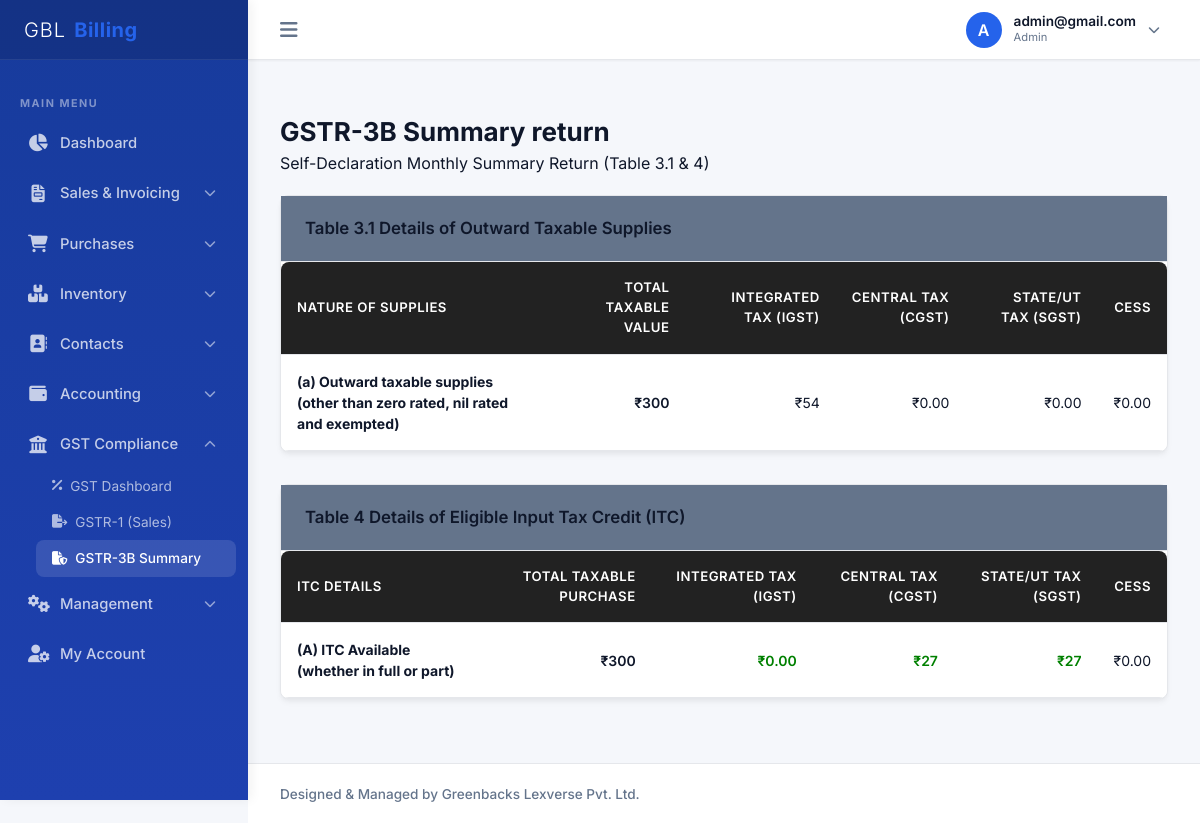
Screenshot of /company/gst/gstr3b/ (signed in) with the database file from the repository.
### billing/models.py (models this page shows, shortened)
class CustomUser(AbstractUser):
    ROLE_CHOICES = [
        ('SUPERADMIN', 'System Superadmin'),  # For Admin Panel Owner
        ('ADMIN', 'Company Admin'),           # Company Owner
        ('ACCOUNTANT', 'Accountant'),
        ('BILLING_STAFF', 'Billing Staff'),
        ('SALES_STAFF', 'Sales Staff'),
        ('INVENTORY_STAFF', 'Inventory Staff'),
    ]
    company = models.ForeignKey(Company, on_delete=models.CASCADE, null=True, blank=True, related_name='users')
    role = models.CharField(max_length=20, choices=ROLE_CHOICES, default='ADMIN')
    mobile = models.CharField(max_length=15, blank=True, null=True)
    profile_photo = models.ImageField(upload_to='profile_photos/', blank=True, null=True)
    updated_at = models.DateTimeField(auto_now=True, null=True)
    def get_profile_photo_url(self):
        if self.profile_photo:
            try:
                timestamp = int(self.updated_at.timestamp()) if self.updated_at else 1
                return f"{self.profile_photo.url}?v={timestamp}"
            except Exception:
                return self.profile_photo.url
        return None

### billing/views.py (the view)
# urls.py: path('company/gst/gstr3b/', views.GSTR3BView.as_view(), name='gst_report_gstr3b'),
class GSTR3BView(CompanyRequiredMixin, TemplateView):
    template_name = 'company/gst_report_gstr3b.html'
    def get_context_data(self, **kwargs):
        context = super().get_context_data(**kwargs)
        company = self.request.user.company
        sales = GSTTransaction.objects.filter(
            company=company,
            transaction_type__in=['SALES', 'CREDIT_NOTE'],
            is_cancelled=False
        ).aggregate(
            val=Sum('taxable_value'), cgst=Sum('cgst_amount'), sgst=Sum('sgst_amount'), igst=Sum('igst_amount')
        )
        context['sales_val'] = sales['val'] or Decimal('0.00')
        context['sales_cgst'] = sales['cgst'] or Decimal('0.00')
        context['sales_sgst'] = sales['sgst'] or Decimal('0.00')
        context['sales_igst'] = sales['igst'] or Decimal('0.00')
        purchases = GSTTransaction.objects.filter(
            company=company,
            transaction_type__in=['PURCHASE', 'DEBIT_NOTE'],
            is_cancelled=False
        ).aggregate(
            val=Sum('taxable_value'), cgst=Sum('cgst_amount'), sgst=Sum('sgst_amount'), igst=Sum('igst_amount')
        )
        context['itc_val'] = purchases['val'] or Decimal('0.00')
        context['itc_cgst'] = purchases['cgst'] or Decimal('0.00')
        context['itc_sgst'] = purchases['sgst'] or Decimal('0.00')
        context['itc_igst'] = purchases['igst'] or Decimal('0.00')
        return context

### billing/mixins.py (called while the page is built)
    def dispatch(self, request, *args, **kwargs):
        if not request.user.is_authenticated:
            return self.handle_no_permission()
        if request.user.role == 'SUPERADMIN':
            raise PermissionDenied("System Superadmins cannot access Company Panel.")
        if not request.user.company or not request.user.company.is_active:
            raise PermissionDenied("You do not belong to an active business account.")
        company = request.user.company
        if company.subscription_status == 'SUSPENDED':
            raise PermissionDenied("Your business subscription is suspended. Please contact admin.")
        return super().dispatch(request, *args, **kwargs)

### templates/company/gst_report_gstr3b.html (shortened to what this page needs)
{% extends 'base_company.html' %}
{% block sub_gstr3b %}sub-item-active{% endblock %}
{% block content %}
<div class="page-header">
    <div>
        <h1 class="page-title">GSTR-3B Summary return</h1>
        <p style="color: var(--muted-foreground);">Self-Declaration Monthly Summary Return (Table 3.1 & 4)</p>
    </div>
</div>
<div class="card-container" style="margin-bottom: 2rem;">
    <div class="card-header" style="background-color: var(--muted);"><h3 class="card-title">Table 3.1 Details of Outward Taxable Supplies</h3></div>
    <div class="table-responsive">
        <table class="custom-table">
            <thead>
                <tr>
                    <th>Nature of Supplies</th>
                    <th style="text-align: right;">Total Taxable Value</th>
                    <th style="text-align: right;">Integrated Tax (IGST)</th>
                    <th style="text-align: right;">Central Tax (CGST)</th>
                    <th style="text-align: right;">State/UT Tax (SGST)</th>
                    <th style="text-align: right;">Cess</th>
                </tr>
            </thead>
            <tbody>
                <tr>
                    <td><strong>(a) Outward taxable supplies (other than zero rated, nil rated and exempted)</strong></td>
                    <td style="text-align: right; font-weight: 600;">₹{{ sales_val }}</td>
                    <td style="text-align: right;">₹{{ sales_igst }}</td>
                    <td style="text-align: right;">₹{{ sales_cgst }}</td>
                    <td style="text-align: right;">₹{{ sales_sgst }}</td>
                    <td style="text-align: right;">₹0.00</td>
                </tr>
            </tbody>
        </table>
    </div>
</div>
<div class="card-container">
    <div class="card-header" style="background-color: var(--muted);"><h3 class="card-title">Table 4 Details of Eligible Input Tax Credit (ITC)</h3></div>
    <div class="table-responsive">
        <table class="custom-table">
            <thead>
                <tr>
                    <th>ITC Details</th>
                    <th style="text-align: right;">Total Taxable Purchase</th>
                    <th style="text-align: right;">Integrated Tax (IGST)</th>
                    <th style="text-align: right;">Central Tax (CGST)</th>
                    <th style="text-align: right;">State/UT Tax (SGST)</th>
                    <th style="text-align: right;">Cess</th>
                </tr>
            </thead>
            <tbody>
                <tr>
                    <td><strong>(A) ITC Available (whether in full or part)</strong></td>
                    <td style="text-align: right; font-weight: 600;">₹{{ itc_val }}</td>
                    <td style="text-align: right; color: green; font-weight: 600;">₹{{ itc_igst }}</td>
                    <td style="text-align: right; color: green; font-weight: 600;">₹{{ itc_cgst }}</td>
                    <td style="text-align: right; color: green; font-weight: 600;">₹{{ itc_sgst }}</td>
                    <td style="text-align: right;">₹0.00</td>
                </tr>
            </tbody>
        </table>
    </div>
</div>
{% endblock %}

### templates/base.html (shortened to what this page needs)
{% load static %}
<!DOCTYPE html>
<html lang="en">
<head>
    <link href="https://cdnjs.cloudflare.com/ajax/libs/font-awesome/6.4.0/css/all.min.css" rel="stylesheet">
    <link rel="stylesheet" href="{% static 'css/styles.css' %}">
</head>
<body>
    <div class="app-container">
        <aside class="sidebar" id="sidebar">
            <div class="sidebar-header">
                <div class="sidebar-logo">
                    <span style="color: #ffffff; font-weight: 300; letter-spacing: 1px;">GBL</span><span style="color: #2563eb; font-weight: 700; letter-spacing: 0.5px;">Billing</span>
                </div>
            </div>
            <ul class="sidebar-menu">
                {% block sidebar_menu %}{% endblock %}
            </ul>
        </aside>
        <div class="main-wrapper">
            <header class="app-header">
                <div class="header-left">
                    <button class="toggle-sidebar-btn" id="toggle-sidebar">
                        <i class="fa-solid fa-bars"></i>
                    </button>
                </div>
                <div class="header-right">
                    <div class="profile-trigger-container" id="profile-area">
                        <div class="user-profile" id="profile-btn">
                            <div class="user-avatar" id="header-user-avatar-box">
                                {% if request.user.get_profile_photo_url %}
                                    <img id="header-user-avatar" src="{{ request.user.get_profile_photo_url }}" alt="Profile" style="width: 100%; height: 100%; object-fit: cover; border-radius: 50%;">
                                {% else %}
                                    <span id="header-user-initial">{{ request.user.username|slice:":1"|upper }}</span>
                                {% endif %}
                            </div>
                            <div class="user-info-text">
                                <div style="font-size: 0.85rem; font-weight: 600; line-height: 1.2;">{{ request.user.username }}</div>
                                <div style="font-size: 0.7rem; color: var(--muted); text-transform: capitalize;">{{ request.user.role|lower }}</div>
                            </div>
                            <i class="fa-solid fa-chevron-down dropdown-arrow"></i>
                        </div>
                    </div>
                </div>
            </header>
            <main class="content-body">
                {% block content %}{% endblock %}
            </main>
            <footer class="app-footer">
                <div style="font-size: 0.85rem; font-weight: 500;">Designed & Managed by Greenbacks Lexverse Pvt. Ltd.</div>
            </footer>
        </div>
    </div>
</body>
</html>

### rows the page displays
CustomUser: user.username "A", user.username "admin@gmail.com", user.role "Admin"

### other values shown
{{ sales_val }} "300"
{{ sales_igst }} "54"
{{ sales_cgst }} "0.00"
{{ sales_sgst }} "0.00"
{{ itc_val }} "300"
{{ itc_igst }} "0.00"
{{ itc_cgst }} "27"
{{ itc_sgst }} "27"
